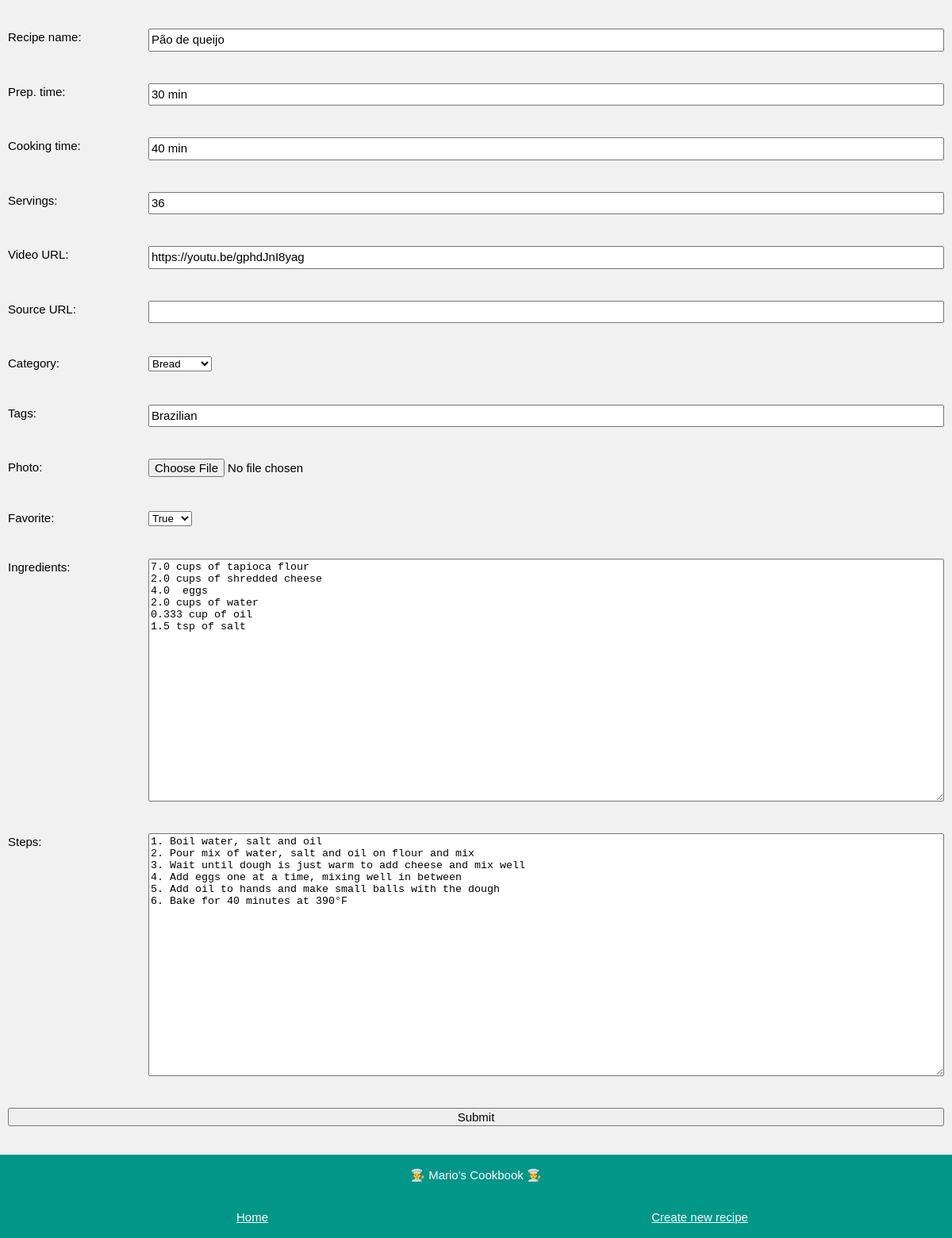
The app's page /edit/Pão de queijo, older data.
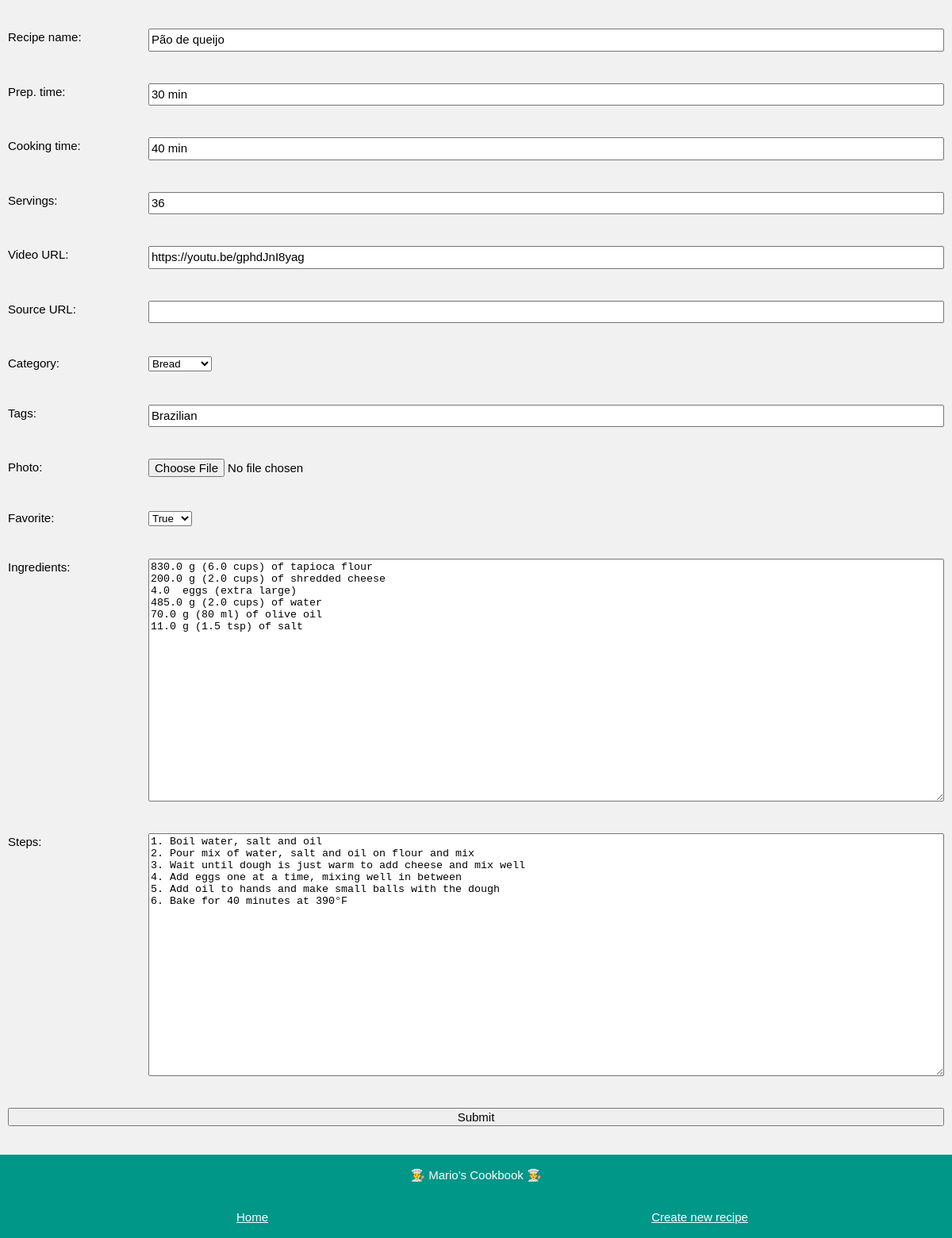
The same page, newer data.
### app_config.py (models this page shows, shortened)
class Ingredient(db.Model):
    id = db.Column(db.Integer, primary_key=True)
    name = db.Column(db.String, nullable=False)
    amount = db.Column(db.Float, default=0)
    unit = db.Column(db.String, default='')
    recipe_name = db.Column(db.String, db.ForeignKey('recipe.name'), nullable=False)

### app_edit.py (the view, shortened to what this page needs)
@app.route('/edit/<name>', methods=['POST', 'GET'])
def edit(name):
    if request.method == 'GET':
        recipe = Recipe.query.get(name)
        amounts = []
        for ingredient in recipe.ingredients:
            amount = ingredient.amount
            amounts.append(amount)
        n_amounts = range(len(amounts))
        return render_template('edit.html', recipe=recipe, amounts=amounts,
                               n_amounts=n_amounts, new=False, categories = known_categories)

### templates/edit.html (shortened to what the changed rows need)
<!DOCTYPE html>
<html>
<head>
    <link rel="stylesheet" href="../static/css/edit.css">
    <link rel='stylesheet' href='../static/css/fonts.css'>
</head>
<body class="background-color">
    <div class="page-container">
        {% if new == False %}
        <form action="/edit/{{recipe.name}}" method="POST" enctype="multipart/form-data">
        {% else %}
        <form action="/new/" method="POST" enctype="multipart/form-data">
        {% endif %}
            <div class="form-item">
                <label for="ingredients">Ingredients: </label>
                {% if new == False %}
                <textarea id="ingredients" name="ingredients" rows="20" cols="50">
{% for i in n_amounts %}{{ amounts[i] }} {{ recipe.ingredients[i].unit }} {{ recipe.ingredients[i].name }}
{% endfor %}</textarea>
                {% else %}
                <textarea id="ingredients" name="ingredients" rows="20" cols="50"></textarea>
                {% endif %}
            </div>
        </form>
    </div>
</body>
</html>

Row changes from the older to the newer data that the page shows:
removed Ingredient: ingredients "7.0 cups of tapioca flour 2.0 cups of shredded cheese 4.0 eggs 2.0 cups of water 0.333 cup of oil 1.5 tsp of salt"
added Ingredient: ingredients "830.0 g (6.0 cups) of tapioca flour 200.0 g (2.0 cups) of shredded cheese 4.0 eggs (extra large) 485.0 g (2.0 cups) of water 70.0 g (80 ml) of olive oil 11.0 g (1.5 tsp) of salt"
